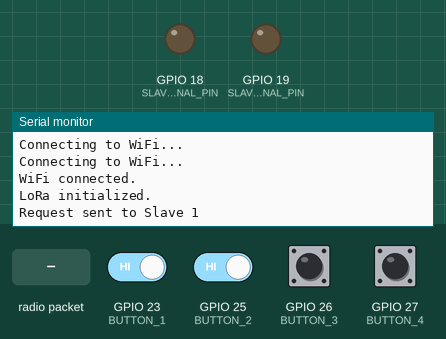
A sketch run on a simulated ESP32. Shown: output pins drawn as LEDs (lit = HIGH), the last lines printed to the serial monitor. Inputs (shaded band) come from the test bench; at power-on: GPIO 23 (BUTTON_1), GPIO 25 (BUTTON_2), GPIO 26 (BUTTON_3), GPIO 27 (BUTTON_4) HIGH. WiFi joins after 1.5 s; servers stay silent unless stated; no radio packets arrive unless stated.

Above: at 3.2 s.
3.3 s: radio packet "1" arrives
At 4.5 s:
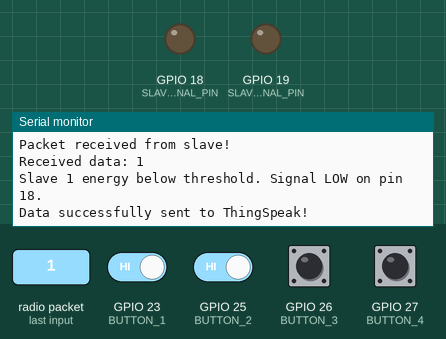
4.8 s: GPIO 23 (BUTTON_1) driven LOW and GPIO 25 (BUTTON_2) driven LOW
At 18.9 s:
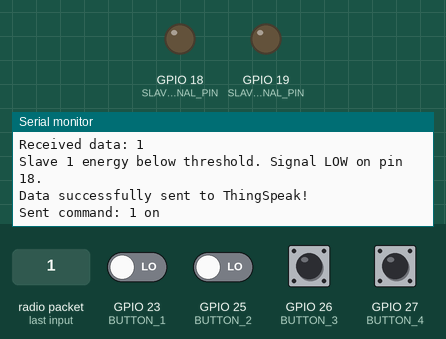

The sketch:

mar6_gsm_relay_master_code.ino
```cpp
//gsm master
#include <WiFi.h>
#include <ThingSpeak.h>
#include <SPI.h>
#include <LoRa.h>

#define NSS 15
#define RST 17
#define DIO0 4

// --- WiFi & ThingSpeak configuration ---
const char* ssid = "Galaxy S25 Ultra 7144";
const char* password = "spm12345";

// ThingSpeak settings
unsigned long myChannelNumber = 2863678;
const char* myWriteAPIKey = "4HMTN3WLK0O15447";

// Pushbutton pin definitions
#define BUTTON_1 23  // Pin for Slave 1 LED ON
#define BUTTON_2 25  // Pin for Slave 1 LED OFF
#define BUTTON_3 26  // Pin for Slave 2 LED ON
#define BUTTON_4 27  // Pin for Slave 2 LED OFF

// GPIO pins for threshold monitoring signals
#define SLAVE1_SIGNAL_PIN 18
#define SLAVE2_SIGNAL_PIN 19

// Energy threshold values for each slave
const float ENERGY_THRESHOLD_SLAVE1 = 0.00004; // Threshold for Slave 1
const float ENERGY_THRESHOLD_SLAVE2 = 0.00006; // Threshold for Slave 2

WiFiClient client;
String currentSlave = "1"; // Start with Slave 1

// Variables to hold sensor data from the slaves
float current1 = 0.0, voltage1 = 0.0, power1 = 0.0, energy1 = 0.0;
float current2 = 0.0, voltage2 = 0.0, power2 = 0.0, energy2 = 0.0;

void setup() {
  Serial.begin(115200);
  while (!Serial);
  Serial.println("Master Starting...");

  // Connect to WiFi
  WiFi.begin(ssid, password);
  while (WiFi.status() != WL_CONNECTED) {
    delay(1000);
    Serial.println("Connecting to WiFi...");
  }
  Serial.println("WiFi connected.");

  // Initialize ThingSpeak
  ThingSpeak.begin(client);

  // Initialize LoRa
  LoRa.setPins(NSS, RST, DIO0);
  SPI.begin(14, 12, 13);
  if (!LoRa.begin(865E6)) {
    Serial.println("Starting LoRa failed!");
    while (1);
  }
  Serial.println("LoRa initialized.");

  // Set button pins as input
  pinMode(BUTTON_1, INPUT_PULLUP);
  pinMode(BUTTON_2, INPUT_PULLUP);
  pinMode(BUTTON_3, INPUT_PULLUP);
  pinMode(BUTTON_4, INPUT_PULLUP);

  // Set signal pins as output
  pinMode(SLAVE1_SIGNAL_PIN, OUTPUT);
  pinMode(SLAVE2_SIGNAL_PIN, OUTPUT);

  // Initially set signal pins LOW
  digitalWrite(SLAVE1_SIGNAL_PIN, LOW);
  digitalWrite(SLAVE2_SIGNAL_PIN, LOW);
}

void loop() {
  // ---- Check pushbutton states and send commands accordingly ----
  if (digitalRead(BUTTON_1) == LOW) { // Button 1 pressed
    sendLoRaCommand("1 on"); // Slave 1 LED ON
    delay(300);              // Debounce delay
  }
  if (digitalRead(BUTTON_2) == LOW) { // Button 2 pressed
    sendLoRaCommand("1 off"); // Slave 1 LED OFF
    delay(300);               // Debounce delay
  }
  if (digitalRead(BUTTON_3) == LOW) { // Button 3 pressed
    sendLoRaCommand("2 on"); // Slave 2 LED ON
    delay(300);              // Debounce delay
  }
  if (digitalRead(BUTTON_4) == LOW) { // Button 4 pressed
    sendLoRaCommand("2 off"); // Slave 2 LED OFF
    delay(300);               // Debounce delay
  }

  // ---- Sensor Request Cycle ----
  // Send a REQUEST command to the current slave (format: "1 request" or "2 request")
  String command = currentSlave + " request";
  LoRa.beginPacket();
  LoRa.print(command);
  LoRa.endPacket();
  Serial.print("Request sent to Slave ");
  Serial.println(currentSlave);

  // ---- Wait for a response for up to 3 seconds ----
  unsigned long startTime = millis();
  bool packetReceived = false;
  String receivedPacket = "";
  while (millis() - startTime < 3000) { // wait up to 3 seconds
    int packetSize = LoRa.parsePacket();
    if (packetSize) {
      packetReceived = true;
      while (LoRa.available()) {
        receivedPacket += (char)LoRa.read();
      }
      break;
    }
  }

  if (packetReceived) {
    Serial.println("Packet received from slave!");
    Serial.print("Received data: ");
    Serial.println(receivedPacket);

    // ---- Parse the sensor data based on the current slave ----
    if (currentSlave == "1") {
      current1 = parseValue(receivedPacket, "Current: ", " a,");
      voltage1 = parseValue(receivedPacket, "Voltage: ", " v,");
      power1   = parseValue(receivedPacket, "Power: ", " kw,");
      energy1  = parseValue(receivedPacket, "Energy: ", " kwh");

      // Check energy threshold for Slave 1
      if (energy1 > ENERGY_THRESHOLD_SLAVE1) {
        digitalWrite(SLAVE1_SIGNAL_PIN, HIGH); // Signal HIGH if energy exceeds threshold
        Serial.println("Slave 1 energy above threshold. Signal HIGH on pin 18.");
      } else {
        digitalWrite(SLAVE1_SIGNAL_PIN, LOW); // Signal LOW otherwise
        Serial.println("Slave 1 energy below threshold. Signal LOW on pin 18.");
      }
    } else if (currentSlave == "2") {
      current2 = parseValue(receivedPacket, "Current: ", " a,");
      voltage2 = parseValue(receivedPacket, "Voltage: ", " v,");
      power2   = parseValue(receivedPacket, "Power: ", " kw,");
      energy2  = parseValue(receivedPacket, "Energy: ", " kwh");

      // Check energy threshold for Slave 2
      if (energy2 > ENERGY_THRESHOLD_SLAVE2) {
        digitalWrite(SLAVE2_SIGNAL_PIN, HIGH); // Signal HIGH if energy exceeds threshold
        Serial.println("Slave 2 energy above threshold. Signal HIGH on pin 19.");
      } else {
        digitalWrite(SLAVE2_SIGNAL_PIN, LOW); // Signal LOW otherwise
        Serial.println("Slave 2 energy below threshold. Signal LOW on pin 19.");
      }
    }

    // ---- Send all sensor data (from both slaves) to ThingSpeak ----
    if (WiFi.status() == WL_CONNECTED) {
      ThingSpeak.setField(1, current1);
      ThingSpeak.setField(2, voltage1);
      ThingSpeak.setField(3, current2);
      ThingSpeak.setField(4, voltage2);
      ThingSpeak.setField(5, power1);
      ThingSpeak.setField(6, energy1);
      ThingSpeak.setField(7, power2);
      ThingSpeak.setField(8, energy2);

      int status = ThingSpeak.writeFields(myChannelNumber, myWriteAPIKey);
      if (status == 200) {
        Serial.println("Data successfully sent to ThingSpeak!");
      } else {
        Serial.print("Error sending data: ");
        Serial.println(status);
      }
    } else {
      Serial.println("WiFi not connected!");
    }
  } else {
    Serial.println("No response from Slave " + currentSlave);
  }

  // ---- Alternate to the next Slave for the next cycle ----
  if (currentSlave == "1") {
    currentSlave = "2";
  } else {
    currentSlave = "1";
  }

  delay(15000); // Delay to respect ThingSpeak's update rate (15 seconds)
}

// ---- Function to send LoRa commands ----
void sendLoRaCommand(String command) {
  LoRa.beginPacket();
  LoRa.print(command);
  LoRa.endPacket();
  Serial.print("Sent command: ");
  Serial.println(command);
}

// ---- Helper function to parse values from a string ----
float parseValue(String data, String startDelimiter, String endDelimiter) {
  data.toLowerCase();  // make lowercase for easier matching
  int startIndex = data.indexOf(startDelimiter);
  if (startIndex != -1) {
    startIndex += startDelimiter.length();
    int endIndex = data.indexOf(endDelimiter, startIndex);
    if (endIndex != -1) {
      return data.substring(startIndex, endIndex).toFloat();
    }
  }
  return 0.0;
}
```

Measured:
- after the input at 3.3 s, the serial monitor: prints a new line at once (image 1)
- after the input at 4.8 s, the serial monitor: prints a new line after 13.9 s (image 2)
